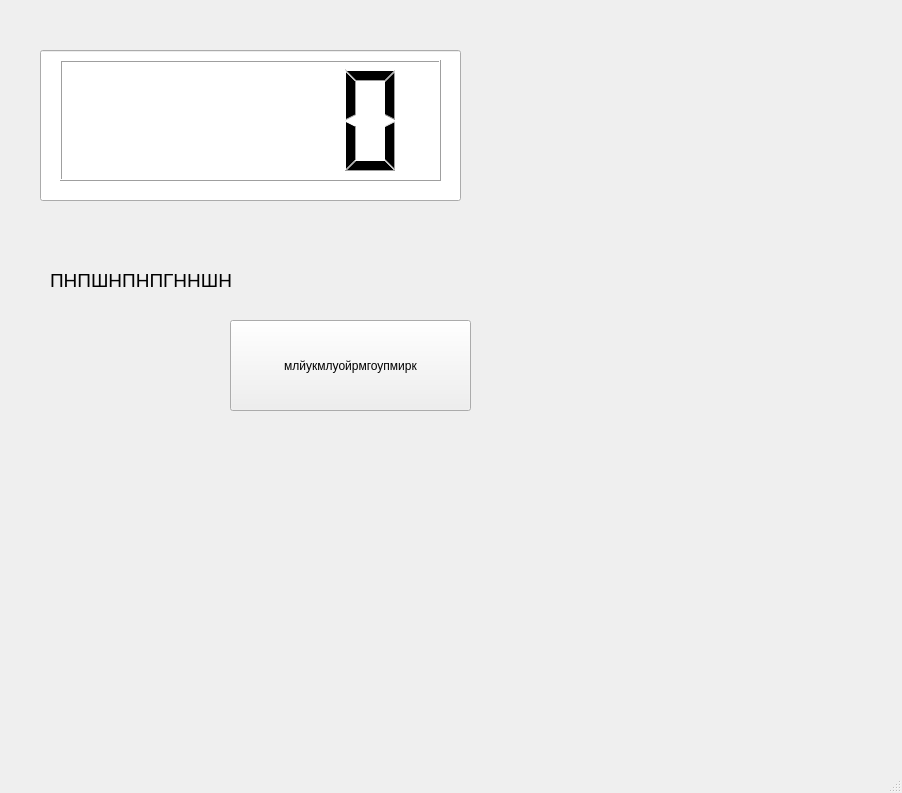
<?xml version="1.0" encoding="UTF-8"?>
<ui version="4.0">
 <class>MainWindow</class>
 <widget class="QMainWindow" name="MainWindow">
  <property name="geometry">
   <rect>
    <x>0</x>
    <y>0</y>
    <width>902</width>
    <height>793</height>
   </rect>
  </property>
  <property name="windowTitle">
   <string>MainWindow</string>
  </property>
  <widget class="QWidget" name="centralwidget">
   <widget class="QPushButton" name="pushButton">
    <property name="geometry">
     <rect>
      <x>230</x>
      <y>320</y>
      <width>241</width>
      <height>91</height>
     </rect>
    </property>
    <property name="text">
     <string>млйукмлуойрмгоупмирк</string>
    </property>
   </widget>
   <widget class="QLineEdit" name="lineEdit">
    <property name="geometry">
     <rect>
      <x>40</x>
      <y>50</y>
      <width>421</width>
      <height>151</height>
     </rect>
    </property>
   </widget>
   <widget class="QLCDNumber" name="lcdNumber">
    <property name="geometry">
     <rect>
      <x>60</x>
      <y>60</y>
      <width>381</width>
      <height>121</height>
     </rect>
    </property>
   </widget>
   <widget class="QLabel" name="label">
    <property name="geometry">
     <rect>
      <x>50</x>
      <y>230</y>
      <width>221</width>
      <height>101</height>
     </rect>
    </property>
    <property name="font">
     <font>
      <pointsize>14</pointsize>
     </font>
    </property>
    <property name="text">
     <string>ПНПШНПНПГННШН</string>
    </property>
   </widget>
  </widget>
  <widget class="QMenuBar" name="menubar">
   <property name="geometry">
    <rect>
     <x>0</x>
     <y>0</y>
     <width>902</width>
     <height>26</height>
    </rect>
   </property>
  </widget>
  <widget class="QStatusBar" name="statusbar"/>
 </widget>
 <resources/>
 <connections/>
</ui>
